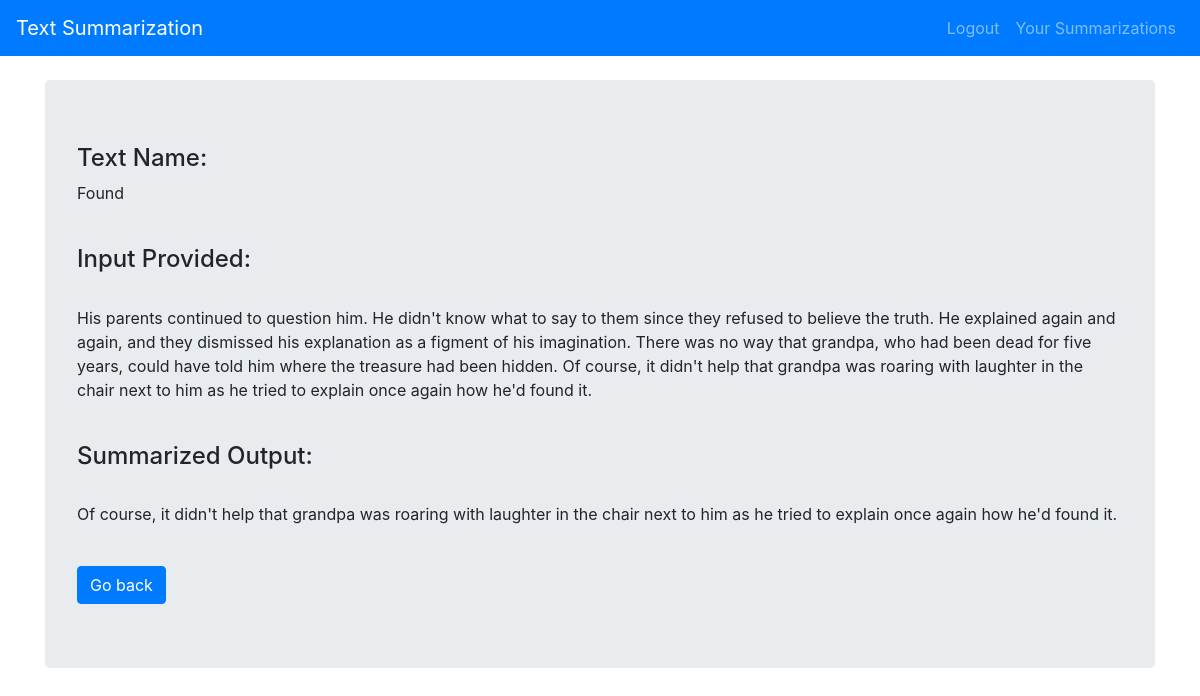
The page /summarization/detail/5/ (signed in) on the database its author committed.
### main/models.py (models this page shows, shortened)
class Summarized(models.Model):
	user = models.ForeignKey(User,on_delete=models.CASCADE,default=None)
	text = models.CharField(max_length = 50)
	text_input = models.TextField()
	text_output = models.TextField()
	created_date = models.DateTimeField(blank = True, null = True)

### main/views.py (the view)
# urls.py: path("summarization/detail/<int:pk>/",views.DetailSummarization.as_view(), name="detail"),
class DetailSummarization(LoginRequiredMixin,DetailView):
    template_name = 'detail.html'
    model = Summarized
    context_object_name = 'summarized' #Context name used in template

### templates/detail.html
{% extends 'header.html' %}
{% block content %}
    <br>
	<div class="jumbotron">
        {% if summarized.user == request.user %}
            <h4>Text Name:</h4>
            <p>{{summarized.text}}</p>
            <br>
            <h4>Input Provided:</h4><br>
            <p>{{summarized.text_input}}</p>
            <br>
            <h4>Summarized Output:</h4><br>
            <p>{{summarized.text_output}}</p>
            <br>
            <a href="{% url 'main:your_summarizations' %}"><button class="btn btn-primary">Go back</button></a>
        {% else %}
            <div class="container">
                <h2 class="heading font-weight-light text-center">You don't have access to this page!</h2>
            </div>
        {% endif %}
    </div>
{% endblock %}

### rows shown on the page
Summarized: text "Found", text_input "His parents continued to question him. He didn't know what to say to them since they refused to believe the truth. He explained again and again, and they dismissed his explanation as a figment of his imagination. There was no way that grandpa, who had been dead for five years, could have told him where the treasure had been hidden. Of course, it didn't help that grandpa was roaring with laughter in the chair next to him as he tried to explain once again how he'd found it.", text_output "Of course, it didn't help that grandpa was roaring with laughter in the chair next to him as he tried to explain once again how he'd found it."
